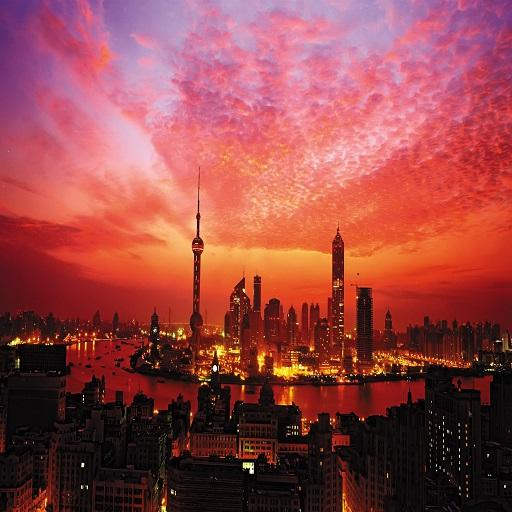
#> input picture testImg.jpg, 512 x 512 px
$ python -i MethodSet.py   (imports and definitions only)   (older library calls are emulated)
#> lines starting #> are read from the running program, lines starting #| are printed output that depends on the picture; after the words box and inside, x2 and y2 are one past the last pixel; in counts of white or black regions, pixels touching at a corner belong together
#> further down, picture is the input picture: shape (512, 512, 3); mean B, G, R 71.6, 70.8, 150.3
import copy
import math
import random
from numpy import matlib as mb
import cv2
import numpy as np
from PyQt5.QtGui import QPixmap, QImage
from numba import jit


#旋转函数,传入QPixmap返回QPixmap
# [118 lines left out: functions rotate, scale, HMirror, VMirror, MinBox, not called in this run]

#裁剪图像函数:
def imgcut(img,x,y,h,w):
    newimg=img[x:w,y:h,:]
    return newimg

#亮度调整
# [31 lines left out: functions Vchange, Schange, Schange_process, Hchange, not called in this run]


#对比度调整
def Cchange(img,C):
    cv2.convertScaleAbs(img,img,(100-C)*0.01,0)
    return img

#Roberts算子
# [221 lines left out: functions sharpen_Roberts, sharpen_Prewitt, sharpen_Sobel, sharpen_Laplacian, noise_SP, noise_Gauss and 10 more, not called in this run]

#素描黑白
def sketchbk_get(img):
    cartoon_image1, cartoon_image2 = cv2.pencilSketch(img, sigma_s=60, sigma_r=0.5, shade_factor=0.02)
    return cartoon_image1

#素描彩色
def sketchcl_get(img):
    cartoon_image1, cartoon_image2 = cv2.pencilSketch(img, sigma_s=60, sigma_r=0.5, shade_factor=0.02)
    return cartoon_image2


#卡通化风格一
def cartoon1_get(img):
    gray = cv2.cvtColor(img, cv2.COLOR_BGR2GRAY)
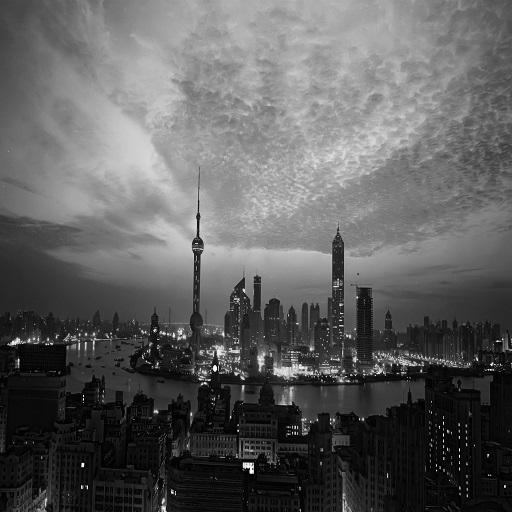
#> gray: shape (512, 512); min 0, max 255, mean 94.6
    gray = cv2.medianBlur(gray, 7)
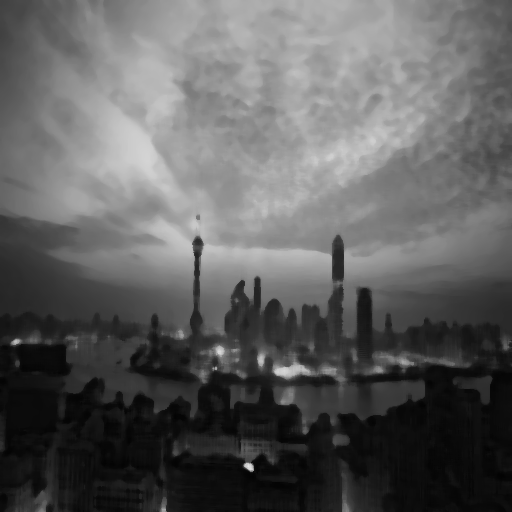
#> gray: shape (512, 512); min 3, max 228, mean 93.5
    edges = cv2.adaptiveThreshold(gray, 255, cv2.ADAPTIVE_THRESH_MEAN_C, cv2.THRESH_BINARY, 9, 10)
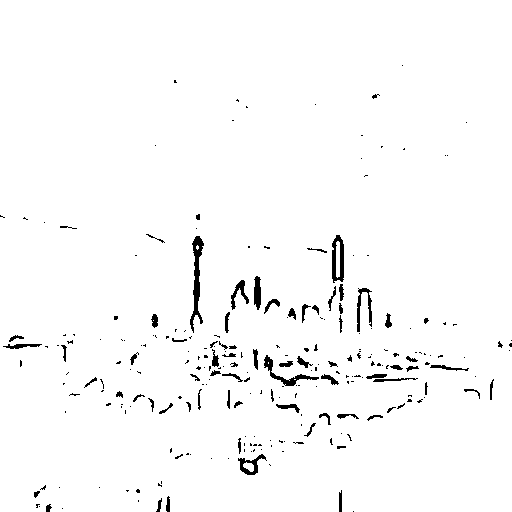
#> edges: shape (512, 512); 97.7% white; 250 black regions (176 under 20 px), largest, box (x1, y1, x2, y2) and area: (190, 236, 204, 333) 540, (332, 235, 344, 283) 362, (264, 355, 319, 386) 323
    # Making a Cartoon of the image
    color = cv2.bilateralFilter(img, 12, 250, 250)
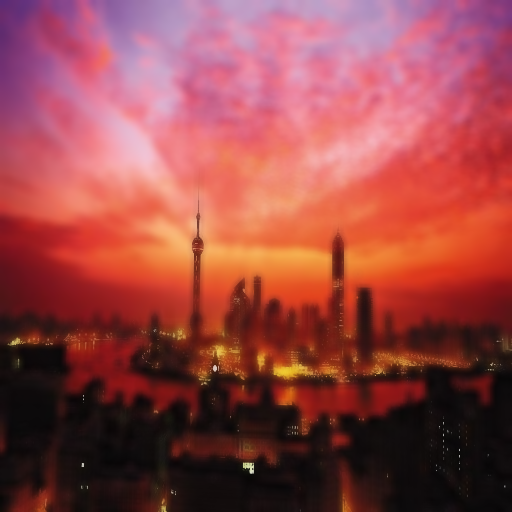
#> color: shape (512, 512, 3); mean B, G, R 71.3, 70.4, 150
    cartoon = cv2.bitwise_and(color, color, mask=edges)
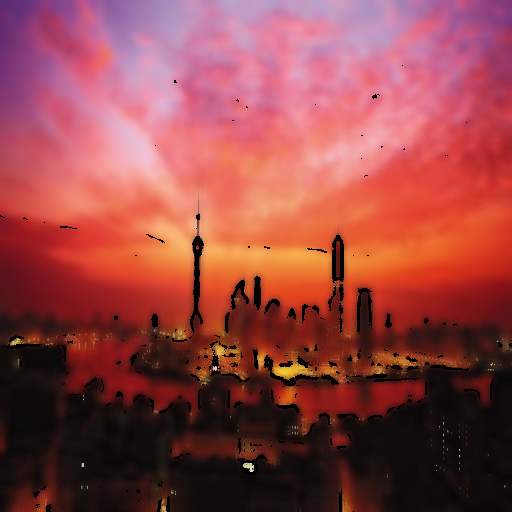
#> cartoon: shape (512, 512, 3); mean B, G, R 70.8, 69.5, 147.7
    # Visualize the cartoon image
    return cartoon

#卡通化风格二
# [17 lines left out: function cartoon2_get, not called in this run]

#卡通化风格三
def cartoon3_get(img):
    cartoon_image = cv2.stylization(img, sigma_s=150, sigma_r=0.25)
    return cartoon_image

>>> import cv2
>>> picture = cv2.imread('testImg.jpg')
>>> result = cartoon1_get(picture)
